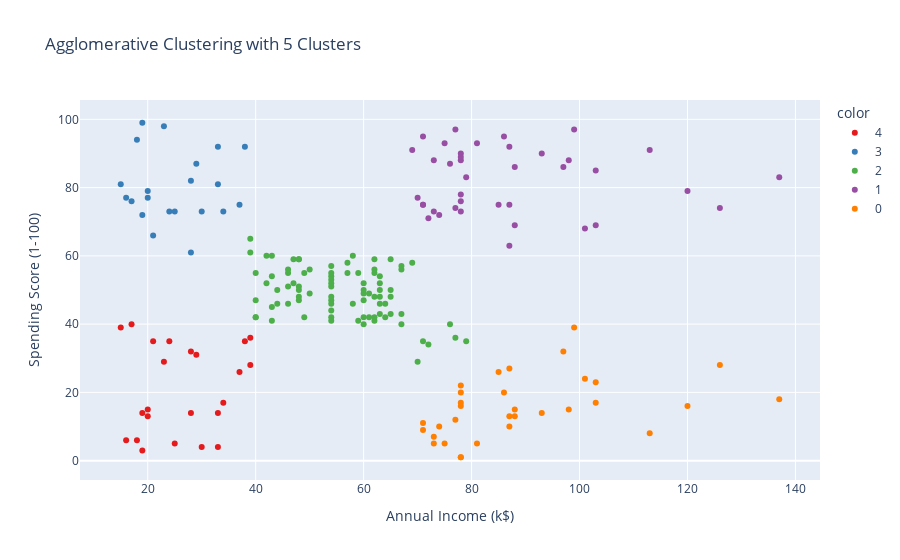

Notebook code for this chart:
### Code cell
fig = px.scatter(data, x='Annual Income (k$)', y='Spending Score (1-100)', 
                 color=data['Labels'].astype(str), 
                 title='Agglomerative Clustering with 5 Clusters',
                 labels={'Labels': 'Cluster'},
                 color_discrete_sequence=px.colors.qualitative.Set1)
iplot(fig)

### Figure 1 — Plotly figure (JSON) as saved in the notebook; plotly's stock layout.template omitted (floating-point values rounded to 4 significant figures)
{"data": [{"hovertemplate": "color=4<br>Annual Income (k$)=%{x}<br>Spending Score (1-100)=%{y}<extra></extra>", "legendgroup": "4", "marker": {"color": "rgb(228,26,28)", "symbol": "circle"}, "mode": "markers", "name": "4", "orientation": "v", "showlegend": true, "type": "scatter", "x": [15, 16, 17, 18, 19, 19, 20, 20, 21, 23, 24, 25, 28, 28, 29, 30, 33, 33, 34, 37, 38, 39, 39], "xaxis": "x", "y": [39, 6, 40, 6, 3, 14, 15, 13, 35, 29, 35, 5, 14, 32, 31, 4, 4, 14, 17, 26, 35, 36, 28], "yaxis": "y"}, {"hovertemplate": "color=3<br>Annual Income (k$)=%{x}<br>Spending Score (1-100)=%{y}<extra></extra>", "legendgroup": "3", "marker": {"color": "rgb(55,126,184)", "symbol": "circle"}, "mode": "markers", "name": "3", "orientation": "v", "showlegend": true, "type": "scatter", "x": [15, 16, 17, 18, 19, 19, 20, 20, 21, 23, 24, 25, 28, 28, 29, 30, 33, 33, 34, 37, 38], "xaxis": "x", "y": [81, 77, 76, 94, 72, 99, 77, 79, 66, 98, 73, 73, 82, 61, 87, 73, 92, 81, 73, 75, 92], "yaxis": "y"}, {"hovertemplate": "color=2<br>Annual Income (k$)=%{x}<br>Spending Score (1-100)=%{y}<extra></extra>", "legendgroup": "2", "marker": {"color": "rgb(77,175,74)", "symbol": "circle"}, "mode": "markers", "name": "2", "orientation": "v", "showlegend": true, "type": "scatter", "x": [39, 39, 40, 40, 40, 40, 42, 42, 43, 43, 43, 43, 44, 44, 46, 46, 46, 46, 47, 47, 48, 48, 48, 48, 48, 48, 49, 49, 50, 50, 54, 54, 54, 54, 54, 54, 54, 54, 54, 54, 54, 54, 57, 57, 58, 58, 59, 59, 60, 60, 60, 60, 60, 60, 61, 61, 62, 62, 62, 62, 62, 62, 63, 63, 63, 63, 63, 63, 64, 64, 65, 65, 65, 65, 67, 67, 67, 67, 69, 70, 71, 72, 76, 77, 79], "xaxis": "x", "y": [61, 65, 55, 47, 42, 42, 52, 60, 54, 60, 45, 41, 50, 46, 51, 46, 56, 55, 52, 59, 51, 59, 50, 48, 59, 47, 55, 42, 49, 56, 47, 54, 53, 48, 52, 42, 51, 55, 41, 44, 57, 46, 58, 55, 60, 46, 55, 41, 49, 40, 42, 52, 47, 50, 42, 49, 41, 48, 59, 55, 56, 42, 50, 46, 43, 48, 52, 54, 42, 46, 48, 50, 43, 59, 43, 57, 56, 40, 58, 29, 35, 34, 40, 36, 35], "yaxis": "y"}, {"hovertemplate": "color=1<br>Annual Income (k$)=%{x}<br>Spending Score (1-100)=%{y}<extra></extra>", "legendgroup": "1", "marker": {"color": "rgb(152,78,163)", "symbol": "circle"}, "mode": "markers", "name": "1", "orientation": "v", "showlegend": true, "type": "scatter", "x": [69, 70, 71, 71, 71, 72, 73, 73, 74, 75, 76, 77, 77, 78, 78, 78, 78, 78, 78, 79, 81, 85, 86, 87, 87, 87, 88, 88, 93, 97, 98, 99, 101, 103, 103, 113, 120, 126, 137], "xaxis": "x", "y": [91, 77, 95, 75, 75, 71, 88, 73, 72, 93, 87, 97, 74, 90, 88, 76, 89, 78, 73, 83, 93, 75, 95, 63, 75, 92, 86, 69, 90, 86, 88, 97, 68, 85, 69, 91, 79, 74, 83], "yaxis": "y"}, {"hovertemplate": "color=0<br>Annual Income (k$)=%{x}<br>Spending Score (1-100)=%{y}<extra></extra>", "legendgroup": "0", "marker": {"color": "rgb(255,127,0)", "symbol": "circle"}, "mode": "markers", "name": "0", "orientation": "v", "showlegend": true, "type": "scatter", "x": [71, 71, 73, 73, 74, 75, 77, 78, 78, 78, 78, 78, 78, 81, 85, 86, 87, 87, 87, 88, 88, 93, 97, 98, 99, 101, 103, 103, 113, 120, 126, 137], "xaxis": "x", "y": [11, 9, 5, 7, 10, 5, 12, 22, 17, 20, 16, 1, 1, 5, 26, 20, 27, 13, 10, 13, 15, 14, 32, 15, 39, 24, 17, 23, 8, 16, 28, 18], "yaxis": "y"}], "layout": {"legend": {"title": {"text": "color"}, "tracegroupgap": 0}, "title": {"text": "Agglomerative Clustering with 5 Clusters"}, "xaxis": {"anchor": "y", "domain": [0, 1], "title": {"text": "Annual Income (k$)"}}, "yaxis": {"anchor": "x", "domain": [0, 1], "title": {"text": "Spending Score (1-100)"}}}}
